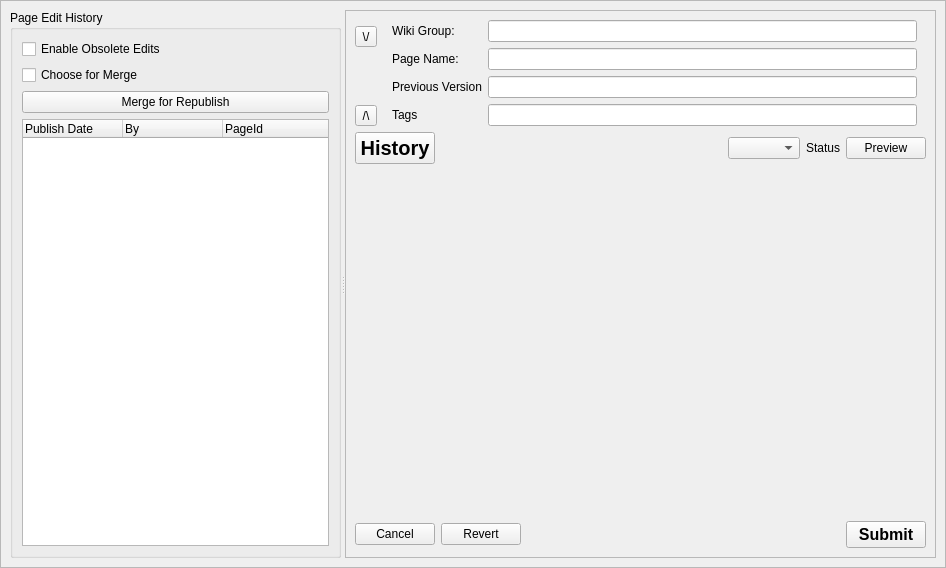
<?xml version="1.0" encoding="UTF-8"?>
<ui version="4.0">
 <class>RsWikiEditDialog</class>
 <widget class="QWidget" name="WikiEditDialog">
  <property name="geometry">
   <rect>
    <x>0</x>
    <y>0</y>
    <width>946</width>
    <height>568</height>
   </rect>
  </property>
  <property name="windowTitle">
   <string/>
  </property>
  <layout class="QGridLayout" name="WikiEditDialog_GL">
   <property name="leftMargin">
    <number>0</number>
   </property>
   <property name="topMargin">
    <number>0</number>
   </property>
   <property name="rightMargin">
    <number>0</number>
   </property>
   <property name="bottomMargin">
    <number>0</number>
   </property>
   <property name="verticalSpacing">
    <number>0</number>
   </property>
   <item row="0" column="0">
    <widget class="HeaderFrame" name="headerFrame">
     <property name="frameShape">
      <enum>QFrame::StyledPanel</enum>
     </property>
     <property name="frameShadow">
      <enum>QFrame::Raised</enum>
     </property>
    </widget>
   </item>
   <item row="1" column="0">
    <widget class="QFrame" name="gradFrame">
     <property name="frameShape">
      <enum>QFrame::StyledPanel</enum>
     </property>
     <property name="frameShadow">
      <enum>QFrame::Raised</enum>
     </property>
     <layout class="QVBoxLayout" name="gradFrame_VL">
      <item>
       <widget class="QSplitter" name="splitter_History">
        <property name="sizePolicy">
         <sizepolicy hsizetype="Expanding" vsizetype="Expanding">
          <horstretch>0</horstretch>
          <verstretch>0</verstretch>
         </sizepolicy>
        </property>
        <property name="orientation">
         <enum>Qt::Horizontal</enum>
        </property>
        <widget class="QGroupBox" name="groupBox_History">
         <property name="title">
          <string>Page Edit History</string>
         </property>
         <layout class="QVBoxLayout" name="groupBox_History_VL">
          <item>
           <widget class="QCheckBox" name="checkBox_OldHistory">
            <property name="text">
             <string>Enable Obsolete Edits</string>
            </property>
           </widget>
          </item>
          <item>
           <widget class="QCheckBox" name="checkBox_Merge">
            <property name="text">
             <string>Choose for Merge</string>
            </property>
           </widget>
          </item>
          <item>
           <widget class="QPushButton" name="pushButton_Merge">
            <property name="enabled">
             <bool>true</bool>
            </property>
            <property name="text">
             <string>Merge for Republish</string>
            </property>
           </widget>
          </item>
          <item>
           <widget class="QTreeWidget" name="treeWidget_History">
            <column>
             <property name="text">
              <string>Publish Date</string>
             </property>
            </column>
            <column>
             <property name="text">
              <string>By</string>
             </property>
            </column>
            <column>
             <property name="text">
              <string>PageId</string>
             </property>
            </column>
           </widget>
          </item>
         </layout>
        </widget>
        <widget class="QFrame" name="edit_Frame">
         <property name="frameShape">
          <enum>QFrame::StyledPanel</enum>
         </property>
         <property name="frameShadow">
          <enum>QFrame::Raised</enum>
         </property>
         <layout class="QVBoxLayout" name="edit_Frame_VL" stretch="0,0,10,0">
          <item>
           <layout class="QHBoxLayout" name="horizontalLayout_3">
            <item>
             <layout class="QVBoxLayout" name="hide_show_VL">
              <property name="topMargin">
               <number>6</number>
              </property>
              <item>
               <widget class="QToolButton" name="toolButton_Show">
                <property name="text">
                 <string>\/</string>
                </property>
               </widget>
              </item>
              <item>
               <spacer name="hide_show_VSpacer">
                <property name="orientation">
                 <enum>Qt::Vertical</enum>
                </property>
                <property name="sizeType">
                 <enum>QSizePolicy::MinimumExpanding</enum>
                </property>
                <property name="sizeHint" stdset="0">
                 <size>
                  <width>10</width>
                  <height>0</height>
                 </size>
                </property>
               </spacer>
              </item>
              <item>
               <widget class="QToolButton" name="toolButton_Hide">
                <property name="text">
                 <string>/\</string>
                </property>
               </widget>
              </item>
             </layout>
            </item>
            <item>
             <widget class="QFrame" name="formFrame">
              <property name="sizePolicy">
               <sizepolicy hsizetype="Preferred" vsizetype="MinimumExpanding">
                <horstretch>0</horstretch>
                <verstretch>0</verstretch>
               </sizepolicy>
              </property>
              <layout class="QFormLayout" name="formLayout">
               <property name="topMargin">
                <number>0</number>
               </property>
               <property name="bottomMargin">
                <number>0</number>
               </property>
               <item row="0" column="0">
                <widget class="QLabel" name="label_Group">
                 <property name="text">
                  <string>Wiki Group:</string>
                 </property>
                 <property name="buddy">
                  <cstring>formFrame</cstring>
                 </property>
                </widget>
               </item>
               <item row="0" column="1">
                <widget class="QLineEdit" name="lineEdit_Group">
                 <property name="readOnly">
                  <bool>true</bool>
                 </property>
                </widget>
               </item>
               <item row="1" column="0">
                <widget class="QLabel" name="label_Page">
                 <property name="text">
                  <string>Page Name:</string>
                 </property>
                </widget>
               </item>
               <item row="1" column="1">
                <widget class="QLineEdit" name="lineEdit_Page">
                 <property name="sizePolicy">
                  <sizepolicy hsizetype="Expanding" vsizetype="Fixed">
                   <horstretch>10</horstretch>
                   <verstretch>0</verstretch>
                  </sizepolicy>
                 </property>
                </widget>
               </item>
               <item row="2" column="0">
                <widget class="QLabel" name="label_PrevVersion">
                 <property name="text">
                  <string>Previous Version</string>
                 </property>
                </widget>
               </item>
               <item row="2" column="1">
                <widget class="QLineEdit" name="lineEdit_PrevVersion">
                 <property name="sizePolicy">
                  <sizepolicy hsizetype="Expanding" vsizetype="Fixed">
                   <horstretch>10</horstretch>
                   <verstretch>0</verstretch>
                  </sizepolicy>
                 </property>
                 <property name="readOnly">
                  <bool>true</bool>
                 </property>
                </widget>
               </item>
               <item row="3" column="0">
                <widget class="QLabel" name="label_Tags">
                 <property name="text">
                  <string>Tags</string>
                 </property>
                </widget>
               </item>
               <item row="3" column="1">
                <widget class="QLineEdit" name="lineEdit_Tags">
                 <property name="sizePolicy">
                  <sizepolicy hsizetype="Expanding" vsizetype="Fixed">
                   <horstretch>10</horstretch>
                   <verstretch>0</verstretch>
                  </sizepolicy>
                 </property>
                 <property name="text">
                  <string/>
                 </property>
                 <property name="readOnly">
                  <bool>true</bool>
                 </property>
                </widget>
               </item>
              </layout>
             </widget>
            </item>
           </layout>
          </item>
          <item>
           <layout class="QHBoxLayout" name="status_HL">
            <item>
             <widget class="QPushButton" name="pushButton_History">
              <property name="font">
               <font>
                <pointsize>15</pointsize>
                <weight>75</weight>
                <bold>true</bold>
               </font>
              </property>
              <property name="text">
               <string>History</string>
              </property>
             </widget>
            </item>
            <item>
             <spacer name="status_HSpacer">
              <property name="orientation">
               <enum>Qt::Horizontal</enum>
              </property>
              <property name="sizeHint" stdset="0">
               <size>
                <width>178</width>
                <height>20</height>
               </size>
              </property>
             </spacer>
            </item>
            <item>
             <widget class="GxsIdChooser" name="comboBox_IdChooser"/>
            </item>
            <item>
             <widget class="QLabel" name="label_Status">
              <property name="text">
               <string>Status</string>
              </property>
             </widget>
            </item>
            <item>
             <widget class="QPushButton" name="pushButton_Preview">
              <property name="text">
               <string>Preview</string>
              </property>
             </widget>
            </item>
           </layout>
          </item>
          <item>
           <widget class="MarkdownTextEdit" name="textEdit" native="true"/>
          </item>
          <item>
           <layout class="QHBoxLayout" name="bottom_HL">
            <item>
             <widget class="QPushButton" name="pushButton_Cancel">
              <property name="text">
               <string>Cancel</string>
              </property>
             </widget>
            </item>
            <item>
             <widget class="QPushButton" name="pushButton_Revert">
              <property name="text">
               <string>Revert</string>
              </property>
             </widget>
            </item>
            <item>
             <spacer name="bottom_HL_HSpacer">
              <property name="orientation">
               <enum>Qt::Horizontal</enum>
              </property>
              <property name="sizeHint" stdset="0">
               <size>
                <width>228</width>
                <height>20</height>
               </size>
              </property>
             </spacer>
            </item>
            <item>
             <widget class="QPushButton" name="postButton">
              <property name="font">
               <font>
                <pointsize>12</pointsize>
                <weight>75</weight>
                <bold>true</bold>
               </font>
              </property>
              <property name="text">
               <string>Submit</string>
              </property>
             </widget>
            </item>
           </layout>
          </item>
         </layout>
        </widget>
       </widget>
      </item>
     </layout>
    </widget>
   </item>
  </layout>
 </widget>
 <customwidgets>
  <customwidget>
   <class>MarkdownTextEdit</class>
   <extends>QWidget</extends>
   <header>util/MarkdownTextEdit.h</header>
   <container>1</container>
  </customwidget>
  <customwidget>
   <class>HeaderFrame</class>
   <extends>QFrame</extends>
   <header>gui/common/HeaderFrame.h</header>
   <container>1</container>
  </customwidget>
  <customwidget>
   <class>GxsIdChooser</class>
   <extends>QComboBox</extends>
   <header>gui/gxs/GxsIdChooser.h</header>
  </customwidget>
 </customwidgets>
 <resources/>
 <connections/>
</ui>
